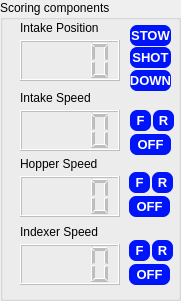
     <widget class="QGroupBox" name="groupBox">
      <property name="geometry">
       <rect>
        <x>0</x>
        <y>6</y>
        <width>181</width>
        <height>301</height>
       </rect>
      </property>
      <property name="title">
       <string>Scoring components</string>
      </property>
      <widget class="QLabel" name="label_2">
       <property name="geometry">
        <rect>
         <x>20</x>
         <y>20</y>
         <width>131</width>
         <height>16</height>
        </rect>
       </property>
       <property name="text">
        <string>Intake Position</string>
       </property>
      </widget>
      <widget class="QLCDNumber" name="qlcd_intake_position">
       <property name="enabled">
        <bool>false</bool>
       </property>
       <property name="geometry">
        <rect>
         <x>20</x>
         <y>40</y>
         <width>100</width>
         <height>41</height>
        </rect>
       </property>
       <property name="digitCount">
        <number>4</number>
       </property>
      </widget>
      <widget class="QLCDNumber" name="qlcd_intake_speed">
       <property name="enabled">
        <bool>false</bool>
       </property>
       <property name="geometry">
        <rect>
         <x>20</x>
         <y>110</y>
         <width>100</width>
         <height>41</height>
        </rect>
       </property>
       <property name="digitCount">
        <number>4</number>
       </property>
      </widget>
      <widget class="QLabel" name="label_4">
       <property name="geometry">
        <rect>
         <x>20</x>
         <y>90</y>
         <width>131</width>
         <height>16</height>
        </rect>
       </property>
       <property name="text">
        <string>Intake Speed</string>
       </property>
      </widget>
      <widget class="QLabel" name="label_10">
       <property name="geometry">
        <rect>
         <x>20</x>
         <y>224</y>
         <width>131</width>
         <height>16</height>
        </rect>
       </property>
       <property name="text">
        <string>Indexer Speed</string>
       </property>
      </widget>
      <widget class="QLCDNumber" name="qlcd_indexer_speed">
       <property name="enabled">
        <bool>false</bool>
       </property>
       <property name="geometry">
        <rect>
         <x>20</x>
         <y>244</y>
         <width>100</width>
         <height>41</height>
        </rect>
       </property>
       <property name="font">
        <font>
         <family>Comic Sans MS</family>
         <bold>true</bold>
        </font>
       </property>
       <property name="lineWidth">
        <number>1</number>
       </property>
       <property name="digitCount">
        <number>4</number>
       </property>
       <property name="segmentStyle">
        <enum>QLCDNumber::Filled</enum>
       </property>
      </widget>
      <widget class="ClickableQLabel" name="qlabel_intake_shoot_indicator">
       <property name="enabled">
        <bool>true</bool>
       </property>
       <property name="geometry">
        <rect>
         <x>130</x>
         <y>47</y>
         <width>41</width>
         <height>21</height>
        </rect>
       </property>
       <property name="font">
        <font>
         <family>MS Shell Dlg 2</family>
         <pointsize>10</pointsize>
         <bold>true</bold>
        </font>
       </property>
       <property name="styleSheet">
        <string notr="true">border: 7px;
border-radius: 7px;
color:rgb(255, 255, 255);
background-color:rgb(0, 20, 250);</string>
       </property>
       <property name="text">
        <string>SHOT</string>
       </property>
       <property name="textFormat">
        <enum>Qt::AutoText</enum>
       </property>
       <property name="alignment">
        <set>Qt::AlignCenter</set>
       </property>
      </widget>
      <widget class="ClickableQLabel" name="qlabel_intake_deploy_indicator">
       <property name="enabled">
        <bool>true</bool>
       </property>
       <property name="geometry">
        <rect>
         <x>130</x>
         <y>70</y>
         <width>41</width>
         <height>21</height>
        </rect>
       </property>
       <property name="font">
        <font>
         <family>MS Shell Dlg 2</family>
         <pointsize>10</pointsize>
         <bold>true</bold>
        </font>
       </property>
       <property name="styleSheet">
        <string notr="true">border: 7px;
border-radius: 7px;
color:rgb(255, 255, 255);
background-color:rgb(0, 20, 250);</string>
       </property>
       <property name="text">
        <string>DOWN</string>
       </property>
       <property name="textFormat">
        <enum>Qt::AutoText</enum>
       </property>
       <property name="alignment">
        <set>Qt::AlignCenter</set>
       </property>
      </widget>
      <widget class="ClickableQLabel" name="qlabel_indexer_off_indicator">
       <property name="enabled">
        <bool>true</bool>
       </property>
       <property name="geometry">
        <rect>
         <x>129</x>
         <y>264</y>
         <width>41</width>
         <height>21</height>
        </rect>
       </property>
       <property name="font">
        <font>
         <family>MS Shell Dlg 2</family>
         <pointsize>10</pointsize>
         <bold>true</bold>
        </font>
       </property>
       <property name="styleSheet">
        <string notr="true">border: 7px;
border-radius: 7px;
color:rgb(255, 255, 255);
background-color:rgb(0, 20, 250);</string>
       </property>
       <property name="text">
        <string>OFF</string>
       </property>
       <property name="textFormat">
        <enum>Qt::AutoText</enum>
       </property>
       <property name="alignment">
        <set>Qt::AlignCenter</set>
       </property>
      </widget>
      <widget class="ClickableQLabel" name="qlabel_indexer_on_indicator">
       <property name="enabled">
        <bool>true</bool>
       </property>
       <property name="geometry">
        <rect>
         <x>129</x>
         <y>240</y>
         <width>21</width>
         <height>21</height>
        </rect>
       </property>
       <property name="font">
        <font>
         <family>MS Shell Dlg 2</family>
         <pointsize>10</pointsize>
         <bold>true</bold>
        </font>
       </property>
       <property name="styleSheet">
        <string notr="true">border: 7px;
border-radius: 7px;
color:rgb(255, 255, 255);
background-color:rgb(0, 20, 250);</string>
       </property>
       <property name="text">
        <string>F</string>
       </property>
       <property name="textFormat">
        <enum>Qt::AutoText</enum>
       </property>
       <property name="alignment">
        <set>Qt::AlignCenter</set>
       </property>
      </widget>
      <widget class="ClickableQLabel" name="qlabel_indexer_reverse_indicator">
       <property name="enabled">
        <bool>true</bool>
       </property>
       <property name="geometry">
        <rect>
         <x>152</x>
         <y>240</y>
         <width>21</width>
         <height>21</height>
        </rect>
       </property>
       <property name="font">
        <font>
         <family>MS Shell Dlg 2</family>
         <pointsize>10</pointsize>
         <bold>true</bold>
        </font>
       </property>
       <property name="styleSheet">
        <string notr="true">border: 7px;
border-radius: 7px;
color:rgb(255, 255, 255);
background-color:rgb(0, 20, 250);</string>
       </property>
       <property name="text">
        <string>R</string>
       </property>
       <property name="textFormat">
        <enum>Qt::AutoText</enum>
       </property>
       <property name="alignment">
        <set>Qt::AlignCenter</set>
       </property>
      </widget>
      <widget class="ClickableQLabel" name="qlabel_intake_stow_indicator">
       <property name="enabled">
        <bool>true</bool>
       </property>
       <property name="geometry">
        <rect>
         <x>130</x>
         <y>25</y>
         <width>41</width>
         <height>21</height>
        </rect>
       </property>
       <property name="font">
        <font>
         <family>MS Shell Dlg 2</family>
         <pointsize>10</pointsize>
         <bold>true</bold>
        </font>
       </property>
       <property name="styleSheet">
        <string notr="true">border: 7px;
border-radius: 7px;
color:rgb(255, 255, 255);
background-color:rgb(0, 20, 250);</string>
       </property>
       <property name="text">
        <string>STOW</string>
       </property>
       <property name="textFormat">
        <enum>Qt::AutoText</enum>
       </property>
       <property name="alignment">
        <set>Qt::AlignCenter</set>
       </property>
      </widget>
      <widget class="ClickableQLabel" name="qlabel_intake_reverse_indicator">
       <property name="enabled">
        <bool>true</bool>
       </property>
       <property name="geometry">
        <rect>
         <x>153</x>
         <y>110</y>
         <width>21</width>
         <height>21</height>
        </rect>
       </property>
       <property name="font">
        <font>
         <family>MS Shell Dlg 2</family>
         <pointsize>10</pointsize>
         <bold>true</bold>
        </font>
       </property>
       <property name="styleSheet">
        <string notr="true">border: 7px;
border-radius: 7px;
color:rgb(255, 255, 255);
background-color:rgb(0, 20, 250);</string>
       </property>
       <property name="text">
        <string>R</string>
       </property>
       <property name="textFormat">
        <enum>Qt::AutoText</enum>
       </property>
       <property name="alignment">
        <set>Qt::AlignCenter</set>
       </property>
      </widget>
      <widget class="ClickableQLabel" name="qlabel_intake_off_indicator">
       <property name="enabled">
        <bool>true</bool>
       </property>
       <property name="geometry">
        <rect>
         <x>130</x>
         <y>134</y>
         <width>41</width>
         <height>21</height>
        </rect>
       </property>
       <property name="font">
        <font>
         <family>MS Shell Dlg 2</family>
         <pointsize>10</pointsize>
         <bold>true</bold>
        </font>
       </property>
       <property name="styleSheet">
        <string notr="true">border: 7px;
border-radius: 7px;
color:rgb(255, 255, 255);
background-color:rgb(0, 20, 250);</string>
       </property>
       <property name="text">
        <string>OFF</string>
       </property>
       <property name="textFormat">
        <enum>Qt::AutoText</enum>
       </property>
       <property name="alignment">
        <set>Qt::AlignCenter</set>
       </property>
      </widget>
      <widget class="ClickableQLabel" name="qlabel_intake_on_indicator">
       <property name="enabled">
        <bool>true</bool>
       </property>
       <property name="geometry">
        <rect>
         <x>130</x>
         <y>110</y>
         <width>21</width>
         <height>21</height>
        </rect>
       </property>
       <property name="font">
        <font>
         <family>MS Shell Dlg 2</family>
         <pointsize>10</pointsize>
         <bold>true</bold>
        </font>
       </property>
       <property name="styleSheet">
        <string notr="true">border: 7px;
border-radius: 7px;
color:rgb(255, 255, 255);
background-color:rgb(0, 20, 250);</string>
       </property>
       <property name="text">
        <string>F</string>
       </property>
       <property name="textFormat">
        <enum>Qt::AutoText</enum>
       </property>
       <property name="alignment">
        <set>Qt::AlignCenter</set>
       </property>
      </widget>
      <widget class="ClickableQLabel" name="qlabel_hopper_reverse_indicator">
       <property name="enabled">
        <bool>true</bool>
       </property>
       <property name="geometry">
        <rect>
         <x>152</x>
         <y>172</y>
         <width>21</width>
         <height>21</height>
        </rect>
       </property>
       <property name="font">
        <font>
         <family>MS Shell Dlg 2</family>
         <pointsize>10</pointsize>
         <bold>true</bold>
        </font>
       </property>
       <property name="styleSheet">
        <string notr="true">border: 7px;
border-radius: 7px;
color:rgb(255, 255, 255);
background-color:rgb(0, 20, 250);</string>
       </property>
       <property name="text">
        <string>R</string>
       </property>
       <property name="textFormat">
        <enum>Qt::AutoText</enum>
       </property>
       <property name="alignment">
        <set>Qt::AlignCenter</set>
       </property>
      </widget>
      <widget class="ClickableQLabel" name="qlabel_hopper_off_indicator">
       <property name="enabled">
        <bool>true</bool>
       </property>
       <property name="geometry">
        <rect>
         <x>129</x>
         <y>196</y>
         <width>41</width>
         <height>21</height>
        </rect>
       </property>
       <property name="font">
        <font>
         <family>MS Shell Dlg 2</family>
         <pointsize>10</pointsize>
         <bold>true</bold>
        </font>
       </property>
       <property name="styleSheet">
        <string notr="true">border: 7px;
border-radius: 7px;
color:rgb(255, 255, 255);
background-color:rgb(0, 20, 250);</string>
       </property>
       <property name="text">
        <string>OFF</string>
       </property>
       <property name="textFormat">
        <enum>Qt::AutoText</enum>
       </property>
       <property name="alignment">
        <set>Qt::AlignCenter</set>
       </property>
      </widget>
      <widget class="QLCDNumber" name="qlcd_hopper_speed">
       <property name="enabled">
        <bool>false</bool>
       </property>
       <property name="geometry">
        <rect>
         <x>20</x>
         <y>176</y>
         <width>100</width>
         <height>41</height>
        </rect>
       </property>
       <property name="font">
        <font>
         <family>Comic Sans MS</family>
         <bold>true</bold>
        </font>
       </property>
       <property name="lineWidth">
        <number>1</number>
       </property>
       <property name="digitCount">
        <number>4</number>
       </property>
       <property name="segmentStyle">
        <enum>QLCDNumber::Filled</enum>
       </property>
      </widget>
      <widget class="ClickableQLabel" name="qlabel_hopper_on_indicator">
       <property name="enabled">
        <bool>true</bool>
       </property>
       <property name="geometry">
        <rect>
         <x>129</x>
         <y>172</y>
         <width>21</width>
         <height>21</height>
        </rect>
       </property>
       <property name="font">
        <font>
         <family>MS Shell Dlg 2</family>
         <pointsize>10</pointsize>
         <bold>true</bold>
        </font>
       </property>
       <property name="styleSheet">
        <string notr="true">border: 7px;
border-radius: 7px;
color:rgb(255, 255, 255);
background-color:rgb(0, 20, 250);</string>
       </property>
       <property name="text">
        <string>F</string>
       </property>
       <property name="textFormat">
        <enum>Qt::AutoText</enum>
       </property>
       <property name="alignment">
        <set>Qt::AlignCenter</set>
       </property>
      </widget>
      <widget class="QLabel" name="label_17">
       <property name="geometry">
        <rect>
         <x>20</x>
         <y>156</y>
         <width>131</width>
         <height>16</height>
        </rect>
       </property>
       <property name="text">
        <string>Hopper Speed</string>
       </property>
      </widget>
     </widget>
